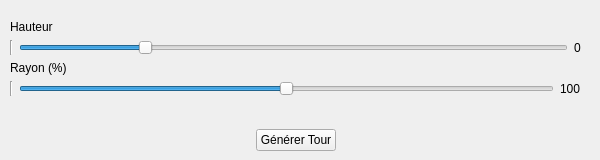
      <widget class="QWidget" name="shapes_tour_tab">
       <attribute name="title">
        <string>Tour</string>
       </attribute>
       <widget class="QWidget" name="verticalLayoutWidget_4">
        <property name="geometry">
         <rect>
          <x>0</x>
          <y>10</y>
          <width>591</width>
          <height>141</height>
         </rect>
        </property>
        <layout class="QVBoxLayout" name="verticalLayout_4">
         <property name="bottomMargin">
          <number>0</number>
         </property>
         <item>
          <layout class="QFormLayout" name="formLayout_2">
           <property name="fieldGrowthPolicy">
            <enum>QFormLayout::ExpandingFieldsGrow</enum>
           </property>
           <property name="rowWrapPolicy">
            <enum>QFormLayout::WrapAllRows</enum>
           </property>
           <property name="leftMargin">
            <number>10</number>
           </property>
           <property name="topMargin">
            <number>10</number>
           </property>
           <property name="rightMargin">
            <number>10</number>
           </property>
           <item row="0" column="0">
            <widget class="QLabel" name="label_12">
             <property name="text">
              <string>Hauteur</string>
             </property>
            </widget>
           </item>
           <item row="0" column="1">
            <layout class="QHBoxLayout" name="horizontalLayout_24">
             <item>
              <widget class="Line" name="line_2">
               <property name="orientation">
                <enum>Qt::Vertical</enum>
               </property>
              </widget>
             </item>
             <item>
              <widget class="QSlider" name="tour_hauteur">
               <property name="minimum">
                <number>-2</number>
               </property>
               <property name="maximum">
                <number>7</number>
               </property>
               <property name="value">
                <number>0</number>
               </property>
               <property name="orientation">
                <enum>Qt::Horizontal</enum>
               </property>
              </widget>
             </item>
             <item>
              <widget class="QLabel" name="label_43">
               <property name="text">
                <string>0</string>
               </property>
              </widget>
             </item>
            </layout>
           </item>
           <item row="1" column="0">
            <widget class="QLabel" name="label_13">
             <property name="text">
              <string>Rayon (%)</string>
             </property>
            </widget>
           </item>
           <item row="1" column="1">
            <layout class="QHBoxLayout" name="horizontalLayout_25">
             <item>
              <widget class="Line" name="line_4">
               <property name="orientation">
                <enum>Qt::Vertical</enum>
               </property>
              </widget>
             </item>
             <item>
              <widget class="QSlider" name="tour_rayon">
               <property name="minimum">
                <number>70</number>
               </property>
               <property name="maximum">
                <number>130</number>
               </property>
               <property name="value">
                <number>100</number>
               </property>
               <property name="orientation">
                <enum>Qt::Horizontal</enum>
               </property>
              </widget>
             </item>
             <item>
              <widget class="QLabel" name="label_44">
               <property name="text">
                <string>100</string>
               </property>
              </widget>
             </item>
            </layout>
           </item>
          </layout>
         </item>
         <item>
          <layout class="QHBoxLayout" name="horizontalLayout_23">
           <property name="leftMargin">
            <number>10</number>
           </property>
           <property name="rightMargin">
            <number>10</number>
           </property>
           <item>
            <spacer name="horizontalSpacer_7">
             <property name="orientation">
              <enum>Qt::Horizontal</enum>
             </property>
             <property name="sizeHint" stdset="0">
              <size>
               <width>40</width>
               <height>20</height>
              </size>
             </property>
            </spacer>
           </item>
           <item>
            <widget class="QPushButton" name="generate_tour_button">
             <property name="text">
              <string>Générer Tour</string>
             </property>
            </widget>
           </item>
           <item>
            <spacer name="horizontalSpacer_8">
             <property name="orientation">
              <enum>Qt::Horizontal</enum>
             </property>
             <property name="sizeHint" stdset="0">
              <size>
               <width>40</width>
               <height>20</height>
              </size>
             </property>
            </spacer>
           </item>
          </layout>
         </item>
        </layout>
       </widget>
      </widget>
